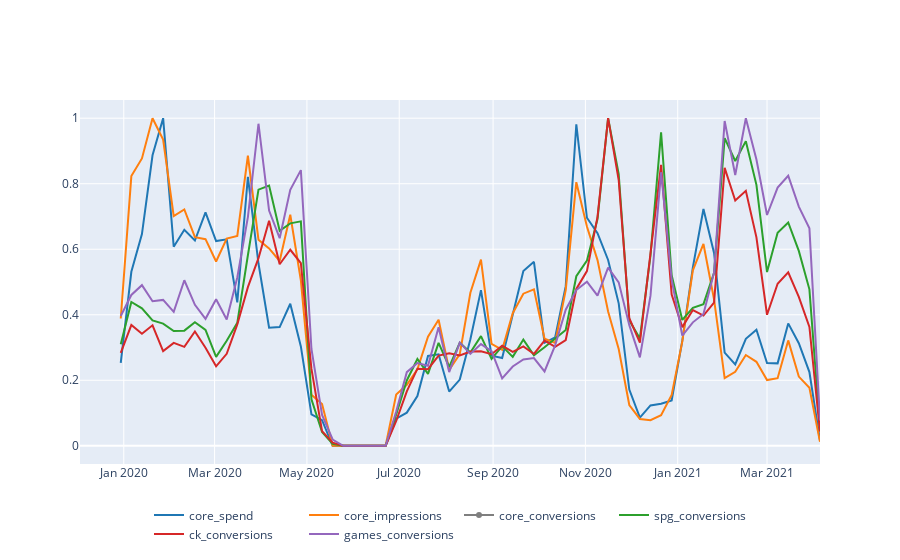

The notebook cell this image was saved under:
### Code cell
#create monthly view of impressions, core starts, spg starts
core_plt = df_core.groupby('year_week_monday')['spend','impressions','core_conversions','spg_conversions',
                                         'ck_conversions','games_conversions','core_conversions'].sum()

#rename cols
core_plt.rename(columns = {'spend':'core_spend', 
                           'impressions':'core_impressions'},inplace=True)

plot_variables(core_plt, ['core_spend','core_impressions','core_conversions','spg_conversions',
                     'ck_conversions','games_conversions'], one_plot=True, scaled=True)
